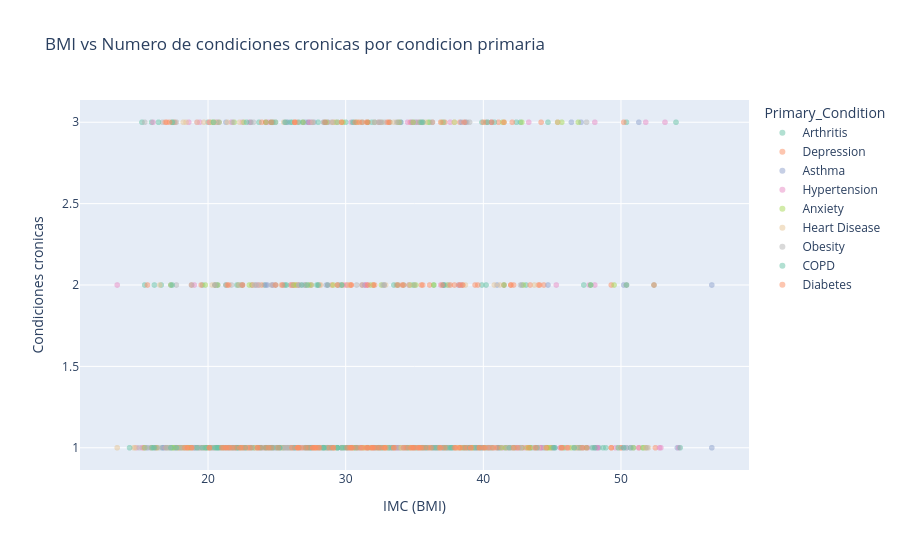

The notebook cell this image was saved under:
### Code cell
# Scatter: BMI vs Num_Chronic_Conditions coloreado por Primary_Condition
fig = px.scatter(df, x='BMI', y='Num_Chronic_Conditions',
                 color='Primary_Condition',
                 title='BMI vs Numero de condiciones cronicas por condicion primaria',
                 labels={'BMI': 'IMC (BMI)', 'Num_Chronic_Conditions': 'Condiciones cronicas'},
                 opacity=0.5,
                 color_discrete_sequence=px.colors.qualitative.Set2)
fig.update_layout(width=900, height=550)
fig.show()

### Figure 1 — Plotly figure (JSON) as saved in the notebook; plotly's stock layout.template omitted (floating-point values rounded to 4 significant figures; data arrays with more than 128 entries replaced by an {"elided": "..."} marker saying what was removed)
{"data": [{"hovertemplate": "Primary_Condition=Arthritis<br>IMC (BMI)=%{x}<br>Condiciones cronicas=%{y}<extra></extra>", "legendgroup": "Arthritis", "marker": {"color": "rgb(102,194,165)", "opacity": 0.5, "symbol": "circle"}, "mode": "markers", "name": "Arthritis", "showlegend": true, "type": "scattergl", "x": {"elided": "163 float values"}, "xaxis": "x", "y": {"elided": "163 int values"}, "yaxis": "y"}, {"hovertemplate": "Primary_Condition=Depression<br>IMC (BMI)=%{x}<br>Condiciones cronicas=%{y}<extra></extra>", "legendgroup": "Depression", "marker": {"color": "rgb(252,141,98)", "opacity": 0.5, "symbol": "circle"}, "mode": "markers", "name": "Depression", "showlegend": true, "type": "scattergl", "x": {"elided": "160 float values"}, "xaxis": "x", "y": {"elided": "160 int values"}, "yaxis": "y"}, {"hovertemplate": "Primary_Condition=Asthma<br>IMC (BMI)=%{x}<br>Condiciones cronicas=%{y}<extra></extra>", "legendgroup": "Asthma", "marker": {"color": "rgb(141,160,203)", "opacity": 0.5, "symbol": "circle"}, "mode": "markers", "name": "Asthma", "showlegend": true, "type": "scattergl", "x": {"elided": "160 float values"}, "xaxis": "x", "y": {"elided": "160 int values"}, "yaxis": "y"}, {"hovertemplate": "Primary_Condition=Hypertension<br>IMC (BMI)=%{x}<br>Condiciones cronicas=%{y}<extra></extra>", "legendgroup": "Hypertension", "marker": {"color": "rgb(231,138,195)", "opacity": 0.5, "symbol": "circle"}, "mode": "markers", "name": "Hypertension", "showlegend": true, "type": "scattergl", "x": {"elided": "210 float values"}, "xaxis": "x", "y": {"elided": "210 int values"}, "yaxis": "y"}, {"hovertemplate": "Primary_Condition=Anxiety<br>IMC (BMI)=%{x}<br>Condiciones cronicas=%{y}<extra></extra>", "legendgroup": "Anxiety", "marker": {"color": "rgb(166,216,84)", "opacity": 0.5, "symbol": "circle"}, "mode": "markers", "name": "Anxiety", "showlegend": true, "type": "scattergl", "x": {"elided": "175 float values"}, "xaxis": "x", "y": {"elided": "175 int values"}, "yaxis": "y"}, {"hovertemplate": "Primary_Condition=Heart Disease<br>IMC (BMI)=%{x}<br>Condiciones cronicas=%{y}<extra></extra>", "legendgroup": "Heart Disease", "marker": {"color": "rgb(229,196,148)", "opacity": 0.5, "symbol": "circle"}, "mode": "markers", "name": "Heart Disease", "showlegend": true, "type": "scattergl", "x": {"elided": "150 float values"}, "xaxis": "x", "y": {"elided": "150 int values"}, "yaxis": "y"}, {"hovertemplate": "Primary_Condition=Obesity<br>IMC (BMI)=%{x}<br>Condiciones cronicas=%{y}<extra></extra>", "legendgroup": "Obesity", "marker": {"color": "rgb(179,179,179)", "opacity": 0.5, "symbol": "circle"}, "mode": "markers", "name": "Obesity", "showlegend": true, "type": "scattergl", "x": {"elided": "183 float values"}, "xaxis": "x", "y": {"elided": "183 int values"}, "yaxis": "y"}, {"hovertemplate": "Primary_Condition=COPD<br>IMC (BMI)=%{x}<br>Condiciones cronicas=%{y}<extra></extra>", "legendgroup": "COPD", "marker": {"color": "rgb(102,194,165)", "opacity": 0.5, "symbol": "circle"}, "mode": "markers", "name": "COPD", "showlegend": true, "type": "scattergl", "x": {"elided": "146 float values"}, "xaxis": "x", "y": {"elided": "146 int values"}, "yaxis": "y"}, {"hovertemplate": "Primary_Condition=Diabetes<br>IMC (BMI)=%{x}<br>Condiciones cronicas=%{y}<extra></extra>", "legendgroup": "Diabetes", "marker": {"color": "rgb(252,141,98)", "opacity": 0.5, "symbol": "circle"}, "mode": "markers", "name": "Diabetes", "showlegend": true, "type": "scattergl", "x": {"elided": "158 float values"}, "xaxis": "x", "y": {"elided": "158 int values"}, "yaxis": "y"}], "layout": {"height": 550, "legend": {"title": {"text": "Primary_Condition"}, "tracegroupgap": 0}, "title": {"text": "BMI vs Numero de condiciones cronicas por condicion primaria"}, "width": 900, "xaxis": {"anchor": "y", "domain": [0, 1], "title": {"text": "IMC (BMI)"}}, "yaxis": {"anchor": "x", "domain": [0, 1], "title": {"text": "Condiciones cronicas"}}}}
